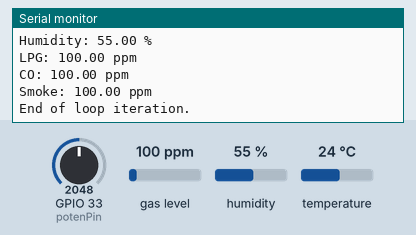
This sketch was run on a simulated ESP32. On the bench: the last lines printed to the serial monitor. Inputs (shaded band) come from the test bench; at power-on: gas level 100 ppm, humidity 55 %, GPIO 33 (potenPin) = 2048, temperature 24 °C. WiFi joins after 1.5 s; servers stay silent unless stated; no MQTT or app messages arrive unless stated.

Above: at 14.2 s.
14.3 s: gas level set to 20 ppm
At 15.7 s:
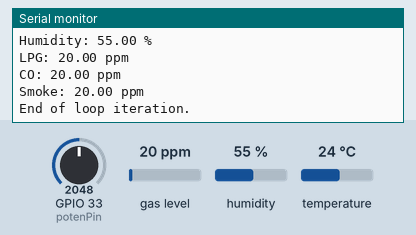
15.8 s: humidity set to 22 %
17.3 s: GPIO 33 (potenPin) set to 2866
18.8 s: temperature set to 12 °C
20.3 s: gas level set to 250 ppm
21.8 s: GPIO 33 (potenPin) set to 3972
At 22.3 s:
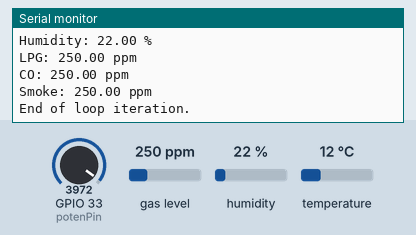
Timing chart, 0 to 24.3 s (numbered marks = the images above; inputs shaded):
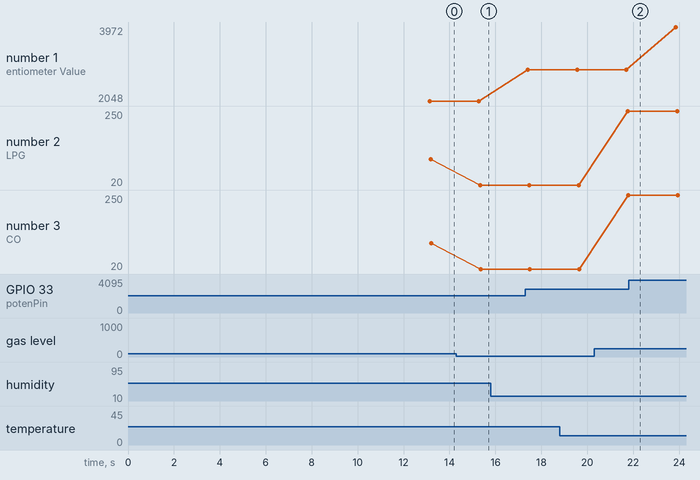

The sketch:

sentinela.ino
```cpp
#include <WiFi.h>
#include <PubSubClient.h>
#include <ArduinoJson.h>
#include <DHT.h>
#include <MQ2.h>

// Sentinela settings

  // Properties
  const int area = 1;

  // Thresholds stuff {value, code, condition to be tested} : 0 - less or equal, 1 - greater or equal, 2 equal
  // They should be ordered by priorities 3-2-1
  constexpr int potenThresholds[][3] = {{1000,3,1},{700,2,1},{300,1,1}};
  constexpr float tempThresholds[][3] = {{45,3,1},{40,2,1},{0,2,2},{35,1,1},{10,1,0}};
  constexpr int humThresholds[][3] = {{25,3,0},{35,2,0},{40,1,0}};
  constexpr float lpgThresholds[][3] = {{100000,3,1},{60000,2,1},{30000,1,1}};
  constexpr float coThresholds[][3] = {{100000,3,1},{60000,2,1},{30000,1,1}};
  constexpr float smokeThresholds[][3] = {{100000,3,1},{60000,2,1},{30000,1,1}};

  // Networking
  const char* ssid = "ferrari";
  const char* password = "spothot_strokegot";
  const char* mqtt_server = "135.236.153.73";
  WiFiClient espClient;
  PubSubClient client(espClient);

  // Pins
  const int potenPin = A5;
  const int mq2Pin = A6;
  const int dhtPin = 4;


// Sensor setup/settings

  DHT dht(dhtPin,DHT11);
  MQ2 mq2(mq2Pin);

// Functions

void sendMessage(String topic,String message){
  client.publish( topic.c_str(), message.c_str() );
}

String createInfo(String tipo, String unit ,String value ){

  JsonDocument msg;
  char msgOutput[256];

  msg["tipo"]=tipo.c_str();
  msg["area"]=area;
  msg["value"]=value.c_str();
  msg["unidade"]=unit.c_str();

  serializeJson(msg, msgOutput);
  sendMessage("info",msgOutput);
  return String(msgOutput);

}


String createWarning(String tipo,String value, String unit, int code){

  JsonDocument msg;
  char msgOutput[256];
  String areaChannel = "avisos/";
  areaChannel += String(area);

  msg["codigo"]=code;

  switch (code) {

    case 3:
      msg["aviso"]= "Evacuate emmediately, arduous values of"+ tipo;
      break;

    case 2:
      msg["aviso"]= "Dangerous values of "+ tipo + ", "+value+" "+unit;
      break;

    default:
      msg["aviso"]= "Warning: spike in "+ tipo + ", "+value+" "+unit;
      break;
  }

  serializeJson(msg, msgOutput);
  sendMessage(areaChannel.c_str(),msgOutput);
  return String(msgOutput);

}


void checkValue(float value, const float thresholds[][3], int n_thresholds, const String& tipo, const String& unit) {
  for (int i = 0; i < n_thresholds; i++) {
    float threshold_value = thresholds[i][0];
    int code = static_cast<int>(thresholds[i][1]);

    switch (static_cast<int>(thresholds[i][2])) {
      case 0:
        if (value <= threshold_value) {
          createWarning(tipo, String(value), unit, code);
          return;
        }
        break;

      case 1:
        if (value >= threshold_value) {
          createWarning(tipo, String(value), unit, code);
          return;
        }
        break;

      case 2:
        if (value == threshold_value) {
          createWarning(tipo, String(value), unit, code);
          return;
        }
        break;
    }
  }
}

void checkValue(int value, const int thresholds[][3], int n_thresholds, const String& tipo, const String& unit) {
  for (int i = 0; i < n_thresholds; i++) {
    int threshold_value = thresholds[i][0];
    int code = thresholds[i][1];

    switch (thresholds[i][2]) {
      case 0:
        if (value <= threshold_value) {
          createWarning(tipo, String(value), unit, code);
          return;
        }
        break;

      case 1:
        if (value >= threshold_value) {
          createWarning(tipo, String(value), unit, code);
          return;
        }
        break;

      case 2:
        if (value == threshold_value) {
          createWarning(tipo, String(value), unit, code);
          return;
        }
        break;
    }
  }
}


void setup_wifi(){

    WiFi.mode(WIFI_STA);
    WiFi.begin(ssid, password);
    Serial.println("\nConnecting");

    while(WiFi.status() != WL_CONNECTED){
        Serial.print(".");
        delay(100);
    }

    Serial.println("\nConnected to the WiFi network");
    Serial.print("Local ESP32 IP: ");
    Serial.println(WiFi.localIP());

    client.setServer(mqtt_server, 1883);

}

void setup(){

    Serial.begin(9600);
    delay(1000);
    pinMode(dhtPin,INPUT);
    pinMode(potenPin,INPUT);
    dht.begin();
    mq2.begin();
    delay(10000);

    setup_wifi();

}

void loop() {
  Serial.println("\nStarting loop iteration...");

  if (!client.connected()) {
    Serial.println("MQTT client not connected. Attempting to reconnect...");
    client.connect("sentinelaClient");
  }

  client.loop();
  Serial.println("MQTT client loop processed.");

  // Potenciometer (for testing)
  int potenValue = analogRead(potenPin);
  Serial.print("Potentiometer Value: ");
  Serial.println(potenValue);
  createInfo("potenciometer", "", String(potenValue));
  checkValue(potenValue, potenThresholds, sizeof(potenThresholds)/sizeof(potenThresholds[0]), "test", "");

  // DHT Sensor
  float tempValue = dht.readTemperature();
  Serial.print("Temperature: ");
  Serial.print(tempValue);
  Serial.println(" °C");
  createInfo("temperature", "C", String(tempValue));
  checkValue(tempValue, tempThresholds, sizeof(tempThresholds)/sizeof(tempThresholds[0]), "temperature", "C");

  float humValue = dht.readHumidity();
  Serial.print("Humidity: ");
  Serial.print(humValue);
  Serial.println(" %");
  createInfo("humidity", "%", String(humValue));
  checkValue(humValue, humThresholds, sizeof(humThresholds)/sizeof(humThresholds[0]), "humidity", "%");

  // MQ2 Sensor
  float lpgValue = mq2.readLPG();
  Serial.print("LPG: ");
  Serial.print(lpgValue);
  Serial.println(" ppm");
  createInfo("lpg", "ppm", String(lpgValue));
  checkValue(lpgValue, lpgThresholds, sizeof(lpgThresholds)/sizeof(lpgThresholds[0]), "lpg", "ppm");

  float coValue = mq2.readCO();
  Serial.print("CO: ");
  Serial.print(coValue);
  Serial.println(" ppm");
  createInfo("co", "ppm", String(coValue));
  checkValue(coValue, coThresholds, sizeof(coThresholds)/sizeof(coThresholds[0]), "co", "ppm");

  float smokeValue = mq2.readSmoke();
  Serial.print("Smoke: ");
  Serial.print(smokeValue);
  Serial.println(" ppm");
  createInfo("smoke", "ppm", String(smokeValue));
  checkValue(smokeValue, smokeThresholds, sizeof(smokeThresholds)/sizeof(smokeThresholds[0]), "smoke", "ppm");

  Serial.println("End of loop iteration.\n");
  delay(2000);
}
```

Measured:
- after the input at 14.3 s, the serial monitor: prints a new line after 1.0 s (image 1)
- plotted number 1: 2048 → 2866 after the input at 17.3 s, 2866 → 3972 after the input at 21.8 s
- plotted number 2: 100 → 20 after the input at 14.3 s, 20 → 250 after the input at 20.3 s
- plotted number 3: 100 → 20 after the input at 14.3 s, 20 → 250 after the input at 20.3 s
